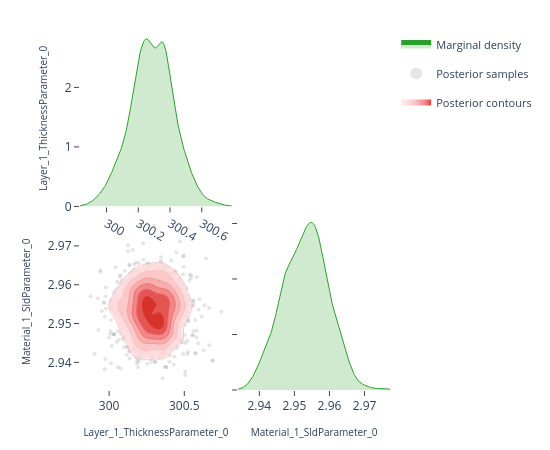

Notebook code for this chart:
### Code cell
# ---- Pairwise focus: thickness vs SLD ---------------------------------------
# A 2-parameter corner plot zooms in on the joint posterior for a specific
# pair.  This is the same view the EasyReflectometryApp's "2D Heatmap"
# sub-tab uses to inspect parameter degeneracies.


params_of_interest = ['Layer_1_ThicknessParameter_0', 'Material_1_SldParameter_0']
idx = [posterior.param_names.index(p) for p in params_of_interest]
subset_draws = np.asarray(posterior.draws)[:, idx]

fig = plot_corner(subset_draws, params_of_interest)
fig.show()

### Figure 1 — Plotly figure (JSON) as saved in the notebook; plotly's stock layout.template omitted (floating-point values rounded to 4 significant figures; data arrays with more than 128 entries replaced by an {"elided": "..."} marker saying what was removed)
{"data": [{"fill": "tozeroy", "fillcolor": "rgba(44, 160, 44, 0.22)", "hoverinfo": "skip", "legendgroup": "marginal", "line": {"color": "rgb(44, 160, 44)", "width": 1}, "mode": "lines", "name": "Marginal density", "showlegend": true, "type": "scatter", "x": {"elided": "256 float values"}, "xaxis": "x", "y": {"elided": "256 float values"}, "yaxis": "y"}, {"hoverinfo": "skip", "legendgroup": "scatter", "marker": {"color": "rgba(140, 140, 140, 0.22)", "size": 4}, "mode": "markers", "name": "Posterior samples", "showlegend": true, "type": "scatter", "x": {"elided": "880 float values"}, "xaxis": "x3", "y": {"elided": "880 float values"}, "yaxis": "y3", "zorder": 0}, {"colorscale": [[0.0, "rgba(255, 224, 224, 0.62)"], [0.35, "rgba(250, 188, 188, 0.70)"], [0.6, "rgba(245, 148, 148, 0.78)"], [0.82, "rgba(237, 104, 104, 0.84)"], [1.0, "rgba(215, 48, 39, 0.90)"]], "connectgaps": false, "contours": {"coloring": "fill", "end": 146.8, "showlabels": false, "showlines": false, "size": 23.17, "start": 30.9}, "hoverinfo": "skip", "legendgroup": "contour", "name": "Posterior contours", "showlegend": true, "showscale": false, "type": "contour", "x": [299.8, 299.8, 299.9, 299.9, 299.9, 299.9, 299.9, 299.9, 299.9, 299.9, 300.0, 300.0, 300.0, 300.0, 300.0, 300.0, 300.0, 300.0, 300.1, 300.1, 300.1, 300.1, 300.1, 300.1, 300.1, 300.1, 300.1, 300.2, 300.2, 300.2, 300.2, 300.2, 300.2, 300.2, 300.2, 300.3, 300.3, 300.3, 300.3, 300.3, 300.3, 300.3, 300.3, 300.4, 300.4, 300.4, 300.4, 300.4, 300.4, 300.4, 300.4, 300.5, 300.5, 300.5, 300.5, 300.5, 300.5, 300.5, 300.5, 300.5, 300.6, 300.6, 300.6, 300.6, 300.6, 300.6, 300.6, 300.6, 300.7, 300.7, 300.7, 300.7, 300.7, 300.7, 300.7, 300.7, 300.8, 300.8, 300.8, 300.8], "xaxis": "x3", "y": [2.934, 2.935, 2.935, 2.936, 2.936, 2.937, 2.937, 2.938, 2.938, 2.939, 2.939, 2.94, 2.941, 2.941, 2.942, 2.942, 2.943, 2.943, 2.944, 2.944, 2.945, 2.945, 2.946, 2.947, 2.947, 2.948, 2.948, 2.949, 2.949, 2.95, 2.95, 2.951, 2.951, 2.952, 2.953, 2.953, 2.954, 2.954, 2.955, 2.955, 2.956, 2.956, 2.957, 2.958, 2.958, 2.959, 2.959, 2.96, 2.96, 2.961, 2.961, 2.962, 2.962, 2.963, 2.964, 2.964, 2.965, 2.965, 2.966, 2.966, 2.967, 2.967, 2.968, 2.968, 2.969, 2.97, 2.97, 2.971, 2.971, 2.972, 2.972, 2.973, 2.973, 2.974, 2.975, 2.975, 2.976, 2.976, 2.977, 2.977], "yaxis": "y3", "z": {"elided": "80x80 float values"}, "zmax": 146.8, "zmin": 30.9, "zorder": 1}, {"colorscale": [[0.0, "rgba(250, 188, 188, 0.94)"], [0.35, "rgba(250, 188, 188, 0.94)"], [0.35, "rgba(245, 148, 148, 0.95)"], [0.6, "rgba(245, 148, 148, 0.95)"], [0.6, "rgba(237, 104, 104, 0.96)"], [0.82, "rgba(237, 104, 104, 0.96)"], [0.82, "rgba(215, 48, 39, 0.98)"], [1.0, "rgba(215, 48, 39, 0.98)"]], "contours": {"coloring": "lines", "end": 146.8, "showlabels": false, "size": 23.17, "start": 30.9}, "hoverinfo": "skip", "legendgroup": "contour", "line": {"width": 0.9}, "showlegend": false, "showscale": false, "type": "contour", "x": [299.8, 299.8, 299.9, 299.9, 299.9, 299.9, 299.9, 299.9, 299.9, 299.9, 300.0, 300.0, 300.0, 300.0, 300.0, 300.0, 300.0, 300.0, 300.1, 300.1, 300.1, 300.1, 300.1, 300.1, 300.1, 300.1, 300.1, 300.2, 300.2, 300.2, 300.2, 300.2, 300.2, 300.2, 300.2, 300.3, 300.3, 300.3, 300.3, 300.3, 300.3, 300.3, 300.3, 300.4, 300.4, 300.4, 300.4, 300.4, 300.4, 300.4, 300.4, 300.5, 300.5, 300.5, 300.5, 300.5, 300.5, 300.5, 300.5, 300.5, 300.6, 300.6, 300.6, 300.6, 300.6, 300.6, 300.6, 300.6, 300.7, 300.7, 300.7, 300.7, 300.7, 300.7, 300.7, 300.7, 300.8, 300.8, 300.8, 300.8], "xaxis": "x3", "y": [2.934, 2.935, 2.935, 2.936, 2.936, 2.937, 2.937, 2.938, 2.938, 2.939, 2.939, 2.94, 2.941, 2.941, 2.942, 2.942, 2.943, 2.943, 2.944, 2.944, 2.945, 2.945, 2.946, 2.947, 2.947, 2.948, 2.948, 2.949, 2.949, 2.95, 2.95, 2.951, 2.951, 2.952, 2.953, 2.953, 2.954, 2.954, 2.955, 2.955, 2.956, 2.956, 2.957, 2.958, 2.958, 2.959, 2.959, 2.96, 2.96, 2.961, 2.961, 2.962, 2.962, 2.963, 2.964, 2.964, 2.965, 2.965, 2.966, 2.966, 2.967, 2.967, 2.968, 2.968, 2.969, 2.97, 2.97, 2.971, 2.971, 2.972, 2.972, 2.973, 2.973, 2.974, 2.975, 2.975, 2.976, 2.976, 2.977, 2.977], "yaxis": "y3", "z": {"elided": "80x80 float values"}, "zmax": 146.8, "zmin": 30.9, "zorder": 2}, {"fill": "tozeroy", "fillcolor": "rgba(44, 160, 44, 0.22)", "hoverinfo": "skip", "legendgroup": "marginal", "line": {"color": "rgb(44, 160, 44)", "width": 1}, "mode": "lines", "name": "Marginal density", "showlegend": false, "type": "scatter", "x": {"elided": "256 float values"}, "xaxis": "x4", "y": {"elided": "256 float values"}, "yaxis": "y4"}], "layout": {"height": 450, "legend": {"font": {"size": 11}, "itemsizing": "constant", "orientation": "v", "x": 1.02, "xanchor": "left", "y": 1.0, "yanchor": "top"}, "margin": {"b": 60, "l": 80, "r": 160, "t": 30}, "plot_bgcolor": "white", "showlegend": true, "width": 550, "xaxis": {"anchor": "y", "domain": [0.0, 0.49], "showgrid": false, "ticks": "outside", "zeroline": false}, "xaxis2": {"anchor": "y2", "domain": [0.51, 1.0], "showgrid": false, "ticks": "outside", "visible": false, "zeroline": false}, "xaxis3": {"anchor": "y3", "domain": [0.0, 0.49], "showgrid": false, "ticks": "outside", "title": {"font": {"size": 10}, "text": "Layer_1_ThicknessParameter_0"}, "zeroline": false}, "xaxis4": {"anchor": "y4", "domain": [0.51, 1.0], "showgrid": false, "ticks": "outside", "title": {"font": {"size": 10}, "text": "Material_1_SldParameter_0"}, "zeroline": false}, "yaxis": {"anchor": "x", "domain": [0.51, 1.0], "showgrid": false, "ticks": "outside", "title": {"font": {"size": 10}, "text": "Layer_1_ThicknessParameter_0"}, "zeroline": false}, "yaxis2": {"anchor": "x2", "domain": [0.51, 1.0], "showgrid": false, "ticks": "outside", "visible": false, "zeroline": false}, "yaxis3": {"anchor": "x3", "domain": [0.0, 0.49], "showgrid": false, "ticks": "outside", "title": {"font": {"size": 10}, "text": "Material_1_SldParameter_0"}, "zeroline": false}, "yaxis4": {"anchor": "x4", "domain": [0.0, 0.49], "showgrid": false, "showticklabels": false, "ticks": "outside", "zeroline": false}}}
